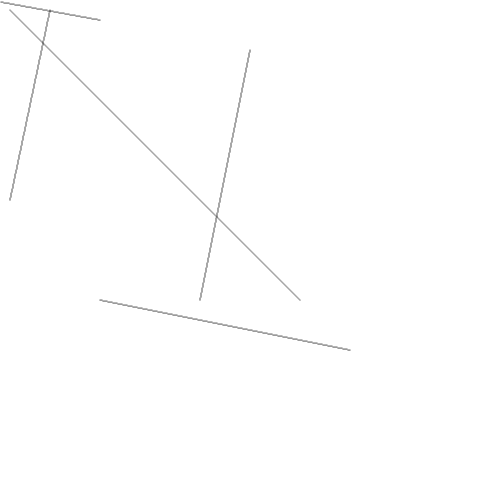
Frame 1 (no input)
Frame 60 (no input): identical to frame 1, image omitted
Frame 120 (the mouse pressed at the canvas centre since frame 60): identical to frame 1, image omitted

The p5.js sketch that drew this single still picture (run headless with seeded random() and noise() and a simulated clock; from frame 60 on, the mouse is pressed at the canvas centre):

// p5.js sketch
// ── sketch.js
function setup() {
  createCanvas(500, 500);
}

function draw() {
  background(900);
  plotLine(1, 2, 100, 20)
  plotLine(10, 200, 50, 10)
  plotLine(300, 300,10,10)
  plotLine(200, 300, 250, 50)
  plotLine(350, 350, 100, 300)
  
}

function plotLine(x0, y0, x1, y1) {

  var dx = Math.abs(x1 - x0)
  var sx, sy
  
  if (x0 < x1) {
    sx = 1
  } else {
    sx = -1
  }
  
  var dy = -(Math.abs(y1 - y0))
  
  if (y0 < y1) {
    sy = 1
  } else {
    sy = -1
  }
  
  var error = dx + dy
  
  while(true) {
    point(x0, y0)
    
    if (x0 == x1 && y0 == y1) {break}
    var e2 = 2 * error
    if (e2 >= dy) {
      if (x0 == x1) {break}
      error = error + dy
      x0 = x0 + sx
    }
      
    if (e2 <= dx) {
      if (y0 == y1) {break}
      error = error + dx
      y0 = y0 + sy
    }
  }
  
}
// ── style.css
* {
 
   box-sizing: border-box;
   padding: 0;
   margin: 0;
 
}

html {

   font-size: 62.5%;

}

body {
  font-family: 'Segoe UI', Tahoma, Geneva, Verdana, sans-serif;
  background-color: #ffe7e7;
}

#mainTitle {
  margin-top: 40px;
  font-size: 4rem;
  font-weight: bold;
  color: #333;
  text-align: center;
}

canvas {
  display: block;
  margin: 0 auto;
  border-radius: 20px;
}

.container {
  width: 100%;
  display: flex;
  flex-direction: column;
  justify-content: center;
  align-items: center;
}

#myName {
  font-size: 1.8rem;
  font-weight: bold;
  margin: 40px;
  background-color: #333;
  padding: 10px;
  color: white;
  border-radius: 15px;
}
